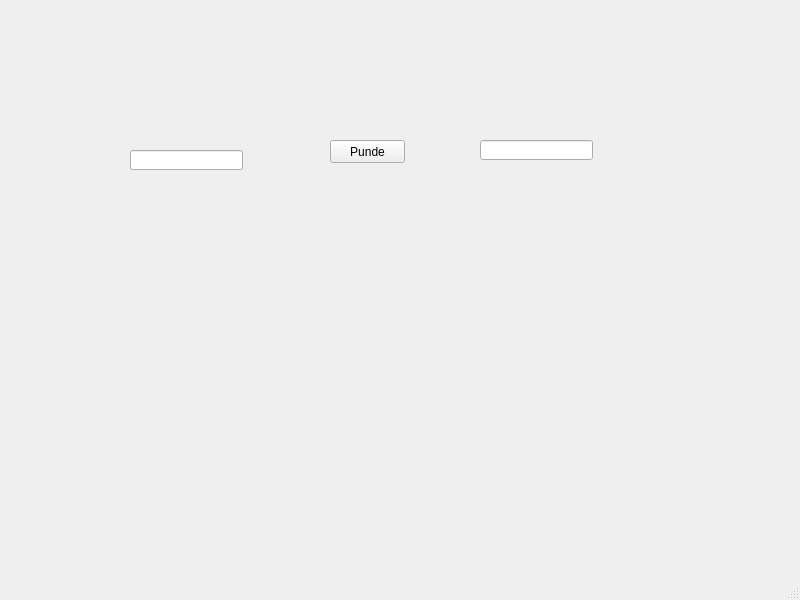
<?xml version="1.0" encoding="UTF-8"?>
<ui version="4.0">
 <class>MainWindow</class>
 <widget class="QMainWindow" name="MainWindow">
  <property name="geometry">
   <rect>
    <x>0</x>
    <y>0</y>
    <width>800</width>
    <height>600</height>
   </rect>
  </property>
  <property name="windowTitle">
   <string>Hegain Sunni</string>
  </property>
  <widget class="QWidget" name="centralwidget">
   <widget class="QPushButton" name="pushButton">
    <property name="geometry">
     <rect>
      <x>330</x>
      <y>140</y>
      <width>75</width>
      <height>23</height>
     </rect>
    </property>
    <property name="text">
     <string>Punde</string>
    </property>
   </widget>
   <widget class="QLineEdit" name="lineEdit">
    <property name="geometry">
     <rect>
      <x>130</x>
      <y>150</y>
      <width>113</width>
      <height>20</height>
     </rect>
    </property>
   </widget>
   <widget class="QLineEdit" name="lineEdit_2">
    <property name="geometry">
     <rect>
      <x>480</x>
      <y>140</y>
      <width>113</width>
      <height>20</height>
     </rect>
    </property>
   </widget>
  </widget>
  <widget class="QStatusBar" name="statusbar"/>
 </widget>
 <resources/>
 <connections/>
</ui>
